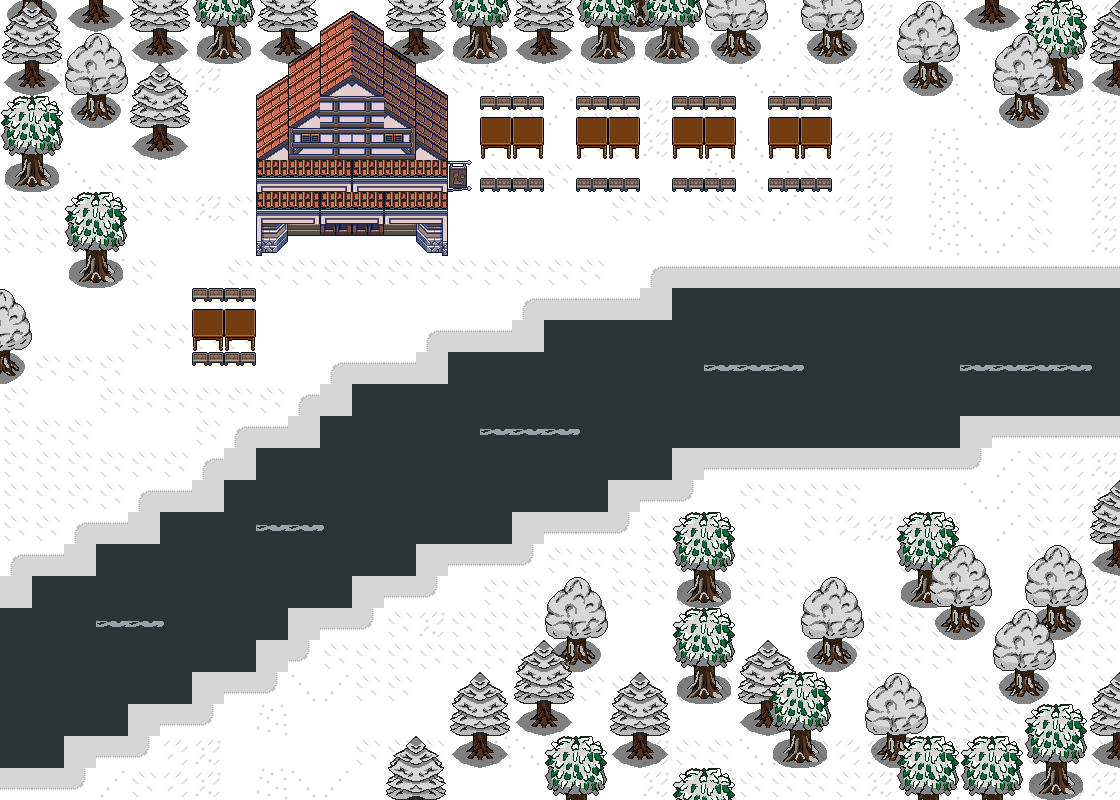

A 2D game scene composited from a Tiled map and its tileset images. What follows is a short description and the map's XML, with each tile layer's data collapsed to a summary:
An orthogonal 35x25 tile map with 32x32 px tiles, 3 tile layers (Tile Layer 1, Tile Layer 2, Tile Layer 3), 3 tilesets and 53 objects.

<map version="1.10" tiledversion="1.12.0" orientation="orthogonal" renderorder="right-down" width="35" height="25" tilewidth="32" tileheight="32" infinite="0" nextlayerid="7" nextobjectid="66">
 <tileset firstgid="1" source="snow_nature_tileset.tsx" />
 <tileset firstgid="131" source="Tilemap.tsx" />
 <tileset firstgid="1571" source="classic_furnitureset.tsx" />
 <layer id="1" name="Tile Layer 1" width="35" height="25">
  <data>[875 cells, 875 non-empty, 15 distinct tile ids]</data>
 </layer>
 <layer id="2" name="Tile Layer 2" width="35" height="25">
  <data>[875 cells, 188 non-empty, 38 distinct tile ids]</data>
 </layer>
 <layer id="3" name="Tile Layer 3" width="35" height="25">
  <data>[875 cells, 111 non-empty, 20 distinct tile ids]</data>
 </layer>
 <objectgroup id="4" name="Interactables" />
 <objectgroup id="5" name="Portals">
  <properties>
   <property name="lockMessage" value="" />
   <property name="locked" type="bool" value="false" />
   <property name="maxScene" type="int" value="0" />
   <property name="minScene" type="int" value="0" />
   <property name="spawnX" type="float" value="0" />
   <property name="spawnY" type="float" value="0" />
   <property name="targetMap" value="" />
  </properties>
  <object id="60" x="1113.51" y="90.7225" width="16.2005" height="384.491">
   <properties>
    <property name="lockMessage" value="" />
    <property name="locked" type="bool" value="false" />
    <property name="maxScene" type="int" value="0" />
    <property name="minScene" type="int" value="0" />
    <property name="spawnX" type="float" value="40" />
    <property name="spawnY" type="float" value="163" />
    <property name="targetMap" value="road_four.tmx" />
   </properties>
  </object>
  <object id="63" x="4.32012" y="383.411" width="8.64024" height="414.732">
   <properties>
    <property name="lockMessage" value="" />
    <property name="locked" type="bool" value="false" />
    <property name="maxScene" type="int" value="0" />
    <property name="minScene" type="int" value="0" />
    <property name="spawnX" type="float" value="1433" />
    <property name="spawnY" type="float" value="75" />
    <property name="targetMap" value="schop_one.tmx" />
   </properties>
  </object>
  <object id="65" x="5.40015" y="785.182" width="384.491" height="15.1204">
   <properties>
    <property name="lockMessage" value="" />
    <property name="locked" type="bool" value="false" />
    <property name="maxScene" type="int" value="0" />
    <property name="minScene" type="int" value="0" />
    <property name="spawnX" type="float" value="1545" />
    <property name="spawnY" type="float" value="181" />
    <property name="targetMap" value="schop_one.tmx" />
   </properties>
  </object>
 </objectgroup>
 <objectgroup id="6" name="Collisions">
  <object id="1" x="-11.8571" y="-28.1607" width="1144.21" height="48.9106" />
  <object id="2" x="1007.86" y="10.375" width="62.2499" height="77.0713" />
  <object id="3" x="1098" y="15" width="22" height="55" />
  <object id="5" x="0" y="22.6317" width="6.46621" height="379.89" />
  <object id="6" x="11.3159" y="17.7821" width="43.6469" height="130.941" />
  <object id="7" x="66.2787" y="25.8649" width="51.7297" height="75.978" />
  <object id="8" x="140.64" y="80.8277" width="45.2635" height="43.6469" />
  <object id="9" x="261.882" y="92.1435" width="189.137" height="63.0456" />
  <object id="10" x="315.228" y="30.7145" width="69.5118" height="77.5946" />
  <object id="11" x="384.74" y="54.9628" width="19.3986" height="42.0304" />
  <object id="12" x="289.363" y="63.0456" width="33.9476" height="30.7145" />
  <object id="14" x="258.649" y="156.806" width="187.52" height="54.9628" />
  <object id="15" x="415.454" y="224.701" width="33.9476" height="24.2483" />
  <object id="16" x="258.649" y="224.701" width="32.3311" height="22.6317" />
  <object id="17" x="-6.46621" y="391.206" width="12.9324" height="143.873" />
  <object id="18" x="-33.9476" y="528.613" width="35.5642" height="290.98" />
  <object id="21" x="-16.1655" y="796.961" width="405.755" height="59.8125" />
  <object id="22" x="391.206" y="782.412" width="730.682" height="38.7973" />
  <object id="23" x="1113.81" y="438.086" width="27.4814" height="355.642" />
  <object id="24" x="1118.66" y="14.549" width="22.6317" height="265.115" />
  <object id="25" x="404.138" y="743.615" width="24.2483" height="40.4138" />
  <object id="26" x="562.561" y="737.148" width="37.1807" height="48.4966" />
  <object id="27" x="617.523" y="677.336" width="43.6469" height="51.7297" />
  <object id="28" x="462.334" y="677.336" width="45.2635" height="58.1959" />
  <object id="29" x="515.681" y="659.554" width="43.6469" height="33.9476" />
  <object id="30" x="556.094" y="580.343" width="43.6469" height="56.5794" />
  <object id="31" x="683.802" y="517.297" width="46.8801" height="54.9628" />
  <object id="32" x="682.186" y="614.29" width="48.4966" height="58.1959" />
  <object id="33" x="746.848" y="657.937" width="72.7449" height="75.978" />
  <object id="34" x="808.277" y="585.192" width="38.7973" height="54.9628" />
  <object id="35" x="906.887" y="509.214" width="72.7449" height="96.9932" />
  <object id="36" x="1039.44" y="551.245" width="42.0304" height="48.4966" />
  <object id="37" x="1000.65" y="617.523" width="43.6469" height="43.6469" />
  <object id="38" x="1037.83" y="706.434" width="38.7973" height="66.2787" />
  <object id="39" x="908.503" y="741.998" width="106.693" height="37.1807" />
  <object id="40" x="884.255" y="695.118" width="33.9476" height="43.6469" />
  <object id="41" x="1091.17" y="497.898" width="32.3311" height="45.2635" />
  <object id="42" x="1102.49" y="691.885" width="29.098" height="48.4966" />
  <object id="43" x="66.2787" y="206.919" width="61.429" height="51.7297" />
  <object id="44" x="-6.46621" y="292.596" width="32.3311" height="46.8801" />
  <object id="45" x="893.954" y="14.549" width="54.9628" height="42.0304" />
  <object id="47" x="480.613" y="116.643" width="63.7218" height="18.3605" />
  <object id="48" x="448.213" y="159.844" width="15.1204" height="18.3605" />
  <object id="50" x="576.736" y="114.483" width="60.4817" height="21.6006" />
  <object id="51" x="673.939" y="116.643" width="61.5617" height="24.8407" />
  <object id="52" x="768.982" y="118.803" width="58.3216" height="21.6006" />
  <object id="53" x="191.165" y="306.729" width="61.5617" height="23.7607" />
  <object id="57" x="414.732" y="83.1623" />
  <object id="58" x="280.808" y="85.3224" />
  <object id="59" x="1132.95" y="279.728" width="24.8407" height="163.085" />
 </objectgroup>
</map>
